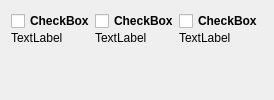
     <widget class="QWidget" name="tab_10">
      <property name="layoutDirection">
       <enum>Qt::LeftToRight</enum>
      </property>
      <attribute name="title">
       <string>Transektinfo</string>
      </attribute>
      <layout class="QGridLayout" name="gridLayout_32">
       <property name="horizontalSpacing">
        <number>5</number>
       </property>
       <property name="verticalSpacing">
        <number>3</number>
       </property>
       <item row="0" column="0">
        <layout class="QGridLayout" name="gridLayout_49">
         <property name="topMargin">
          <number>0</number>
         </property>
         <item row="1" column="0">
          <widget class="QLabel" name="transektfrassmausDescription">
           <property name="sizePolicy">
            <sizepolicy hsizetype="Preferred" vsizetype="Fixed">
             <horstretch>0</horstretch>
             <verstretch>0</verstretch>
            </sizepolicy>
           </property>
           <property name="text">
            <string>TextLabel</string>
           </property>
          </widget>
         </item>
         <item row="0" column="1">
          <widget class="QCheckBox" name="transektfrasshase">
           <property name="font">
            <font>
             <weight>75</weight>
             <bold>true</bold>
            </font>
           </property>
           <property name="text">
            <string>CheckBox</string>
           </property>
          </widget>
         </item>
         <item row="1" column="1">
          <widget class="QLabel" name="transektfrasshaseDescription">
           <property name="text">
            <string>TextLabel</string>
           </property>
          </widget>
         </item>
         <item row="0" column="0">
          <widget class="QCheckBox" name="transektfrassmaus">
           <property name="font">
            <font>
             <weight>75</weight>
             <bold>true</bold>
            </font>
           </property>
           <property name="text">
            <string>CheckBox</string>
           </property>
          </widget>
         </item>
         <item row="0" column="2">
          <widget class="QCheckBox" name="transektfrassbieber">
           <property name="font">
            <font>
             <weight>75</weight>
             <bold>true</bold>
            </font>
           </property>
           <property name="text">
            <string>CheckBox</string>
           </property>
          </widget>
         </item>
         <item row="1" column="2">
          <widget class="QLabel" name="transektfrassbieberDescription">
           <property name="text">
            <string>TextLabel</string>
           </property>
          </widget>
         </item>
        </layout>
       </item>
       <item row="3" column="0">
        <spacer name="verticalSpacer">
         <property name="orientation">
          <enum>Qt::Vertical</enum>
         </property>
         <property name="sizeType">
          <enum>QSizePolicy::MinimumExpanding</enum>
         </property>
         <property name="sizeHint" stdset="0">
          <size>
           <width>20</width>
           <height>20</height>
          </size>
         </property>
        </spacer>
       </item>
      </layout>
     </widget>
